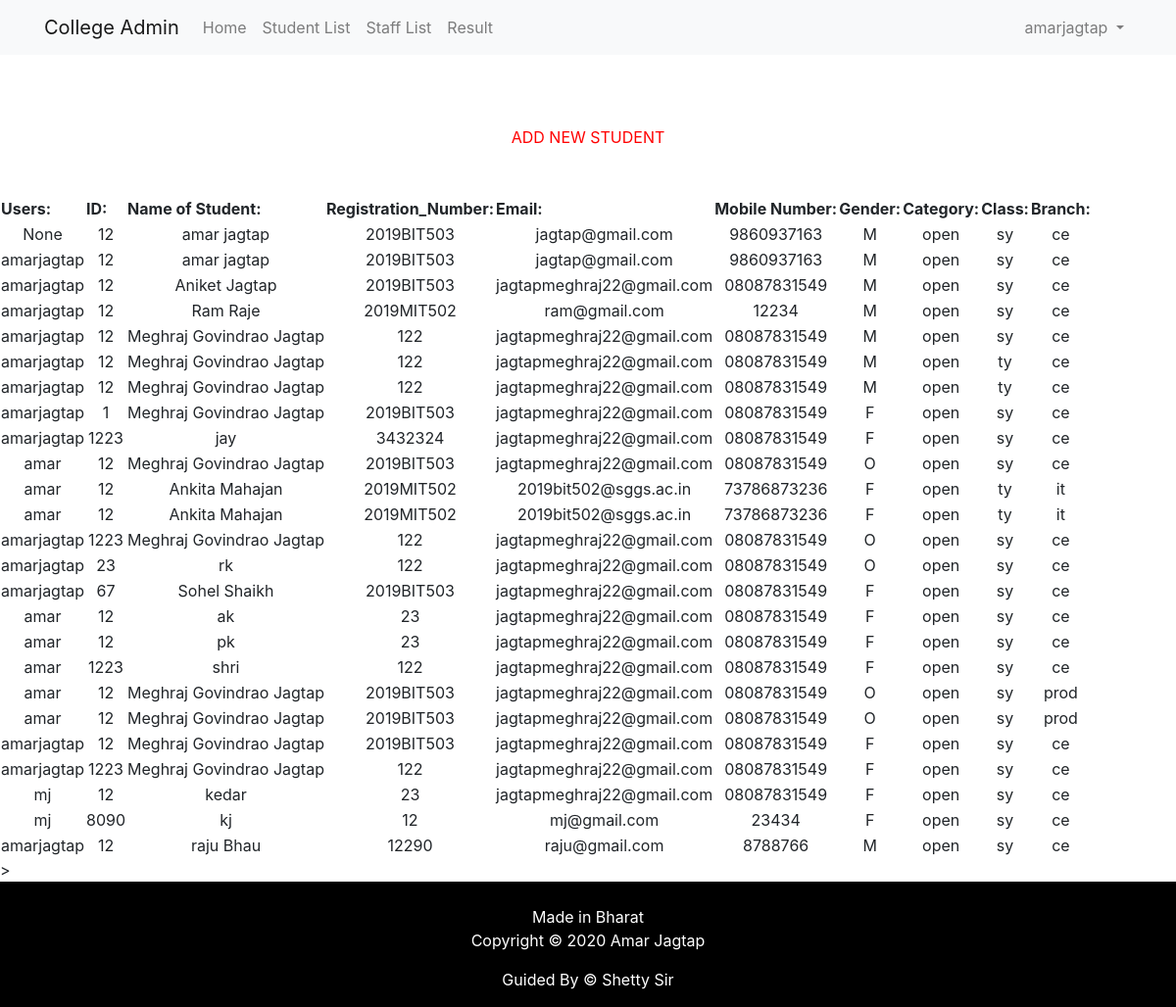
/show (signed in), run on the app's committed database.
### accounts/models.py (models this page shows, shortened)
class Account(models.Model):
    user = models.ForeignKey(User, on_delete=models.CASCADE, null=True,blank=True)
    eid = models.CharField(max_length=20)
    name = models.CharField(max_length=100)
    reg_no= models.CharField(max_length=100)
    email = models.EmailField()
    mob = models.CharField(max_length=100)
    gender = models.CharField(choices=GENDER_CATEGORY, max_length=2)
    category = models.CharField(max_length=6, choices=select_category, default='OPEN')
    Class = models.CharField(max_length=6, choices=select_class, default='SY')
    branch =models.CharField(max_length=6, choices=select_branch, default='IT')

### accounts/views.py (the view)
# urls.py: path('show',views.show),
def show(request):
    accounts = Account.objects.all()
    return render(request,"show.html",{'accounts':accounts})

### accounts/templates/show.html (shortened to what this page needs)
<!doctype html>
<html lang="en">
<head>
  <link rel="stylesheet" href="https://stackpath.bootstrapcdn.com/bootstrap/4.1.3/css/bootstrap.min.css">
</head>
<body>
  <nav class="navbar navbar-expand-lg navbar-light bg-light mb-4">
    <div class="container">
      <a class="navbar-brand" href="{% url 'home' %}">College Admin</a>
      <div class="collapse navbar-collapse" id="navbarSupportedContent">
        <ul class="navbar-nav mr-auto">
          <li class="nav-item">
            <a class="nav-link" href="{% url 'home' %}">Home</a>
          </li>
          {% if user.is_authenticated %}
            <li class="nav-item">
              <a class="nav-link" href="show">Student List</a>
            </li>
            <li class="nav-item">
              <a class="nav-link" href="show1">Staff List</a>
            </li>
              <li class="nav-item">
              <a class="nav-link" href="show2">Result</a>
            </li>
          {% endif %}
        </ul>
        {% if user.is_authenticated %}
          <ul class="navbar-nav">
            <li class="nav-item dropdown">
              <a class="nav-link dropdown-toggle" href="#" id="navbarDropdown" role="button" data-toggle="dropdown" aria-haspopup="true" aria-expanded="false">
                {{ user.username }}
              </a>
            </li>
          </ul>
        {% else %}
          <form class="form-inline my-2 my-lg-0">
            <a href="{% url 'login' %}" class="btn btn-outline-secondary">Log in</a>
            <a href="{% url 'signup' %}" class="btn btn-primary ml-2">Sign up</a>
          </form>
        {% endif %}
      </div>
    </div>
  </nav>
</body>
</html>
<center><a href="emp" style="color:red">ADD NEW STUDENT</a></center>
{% load static %}
{% block content %}
<div>
  <table id='mytable'>
    <thead>
  <tr>
      <th>Users:</th>
      <th>ID:</th>
       <th>Name of Student:</th>
      <th>Registration_Number:</th>
          <th>Email:</th>
        <th>Mobile Number:</th>
          <th>Gender:</th>
       <th>Category:</th>
       <th>Class:</th>
       <th>Branch:</th>
  </tr>
  </thead>
  <tbody>
          {% for entry in accounts %}
          <tr>
                 <td align="center"> {{ entry.user}} </td>
              <td align="center"> {{ entry.eid}} </td>
          <td align="center"> {{ entry.name }} </td>
          <td align="center"> {{ entry.reg_no}} </td>
          <td align="center"> {{ entry.email}} </td>
          <td align="center"> {{ entry.mob}} </td>
          <td align="center"> {{ entry.gender}} </td>
              <td align="center"> {{ entry.category}} </td>
               <td align="center"> {{ entry.Class}} </td>
               <td align="center"> {{ entry.branch}} </td>
        </tr>
        {% endfor %}
</tbody>
</table>
{% block js %}
<script src="https://ajax.googleapis.com/ajax/libs/jquery/3.3.1/jquery.min.js"></script>>
<link rel="stylesheet" type="text/css" href="https://cdn.datatables.net/v/dt/jszip-2.5.0/dt-1.10.20/af-2.3.4/b-1.6.1/b-colvis-1.6.1/b-flash-1.6.1/b-html5-1.6.1/b-print-1.6.1/cr-1.5.2/fc-3.3.0/fh-3.1.6/kt-2.5.1/r-2.2.3/rg-1.1.1/rr-1.2.6/sc-2.0.1/sl-1.3.1/datatables.min.css"/>
</div>
{% endblock js %}
{% endblock %}
</head>
<footer>
<br>
  <div class="container">
    <div class="row">
               <div class="col-md-12 col-sm-12">
                    <div style="color:#ffffff;"class="wow fadeInUp footer-copyright">
                         <p>Made in Bharat <br>
                         Copyright &copy;   2020  Amar Jagtap </p>
                      <p>Guided By &copy;   Shetty Sir</p>
                    </div>
               </div>
    </div>
  </div>
</footer>

### accounts/templates/show.html (style rules this page uses)
footer { padding: 0px 0px 0px 0px; background-color:black; margin:0px; }
p { text-align:center; }

### data on the page
Account: user "None", eid "12", name "amar jagtap", reg_no "2019BIT503", email "jagtap@gmail.com", mob "9860937163", gender "M", category "open", Class "sy", branch "ce"
Account: user "amarjagtap", eid "12", name "amar jagtap", reg_no "2019BIT503", email "jagtap@gmail.com", mob "9860937163", gender "M", category "open", Class "sy", branch "ce"
Account: user "amarjagtap", eid "12", name "Aniket Jagtap", reg_no "2019BIT503", email "jagtapmeghraj22@gmail.com", mob "08087831549", gender "M", category "open", Class "sy", branch "ce"
Account: user "amarjagtap", eid "12", name "Ram Raje", reg_no "2019MIT502", email "ram@gmail.com", mob "12234", gender "M", category "open", Class "sy", branch "ce"
Account: user "amarjagtap", eid "12", name "Meghraj Govindrao Jagtap", reg_no "122", email "jagtapmeghraj22@gmail.com", mob "08087831549", gender "M", category "open", Class "sy", branch "ce"
Account: user "amarjagtap", eid "12", name "Meghraj Govindrao Jagtap", reg_no "122", email "jagtapmeghraj22@gmail.com", mob "08087831549", gender "M", category "open", Class "ty", branch "ce"
Account: user "amarjagtap", eid "12", name "Meghraj Govindrao Jagtap", reg_no "122", email "jagtapmeghraj22@gmail.com", mob "08087831549", gender "M", category "open", Class "ty", branch "ce"
Account: user "amarjagtap", eid "1", name "Meghraj Govindrao Jagtap", reg_no "2019BIT503", email "jagtapmeghraj22@gmail.com", mob "08087831549", gender "F", category "open", Class "sy", branch "ce"
Account: user "amarjagtap", eid "1223", name "jay", reg_no "3432324", email "jagtapmeghraj22@gmail.com", mob "08087831549", gender "F", category "open", Class "sy", branch "ce"
Account: user "amar", eid "12", name "Meghraj Govindrao Jagtap", reg_no "2019BIT503", email "jagtapmeghraj22@gmail.com", mob "08087831549", gender "O", category "open", Class "sy", branch "ce"
Account: user "amar", eid "12", name "Ankita Mahajan", reg_no "2019MIT502", email "2019bit502@sggs.ac.in", mob "73786873236", gender "F", category "open", Class "ty", branch "it"
Account: user "amar", eid "12", name "Ankita Mahajan", reg_no "2019MIT502", email "2019bit502@sggs.ac.in", mob "73786873236", gender "F", category "open", Class "ty", branch "it"
Account: user "amarjagtap", eid "1223", name "Meghraj Govindrao Jagtap", reg_no "122", email "jagtapmeghraj22@gmail.com", mob "08087831549", gender "O", category "open", Class "sy", branch "ce"
Account: user "amarjagtap", eid "23", name "rk", reg_no "122", email "jagtapmeghraj22@gmail.com", mob "08087831549", gender "O", category "open", Class "sy", branch "ce"
Account: user "amarjagtap", eid "67", name "Sohel Shaikh", reg_no "2019BIT503", email "jagtapmeghraj22@gmail.com", mob "08087831549", gender "F", category "open", Class "sy", branch "ce"
Account: user "amar", eid "12", name "ak", reg_no "23", email "jagtapmeghraj22@gmail.com", mob "08087831549", gender "F", category "open", Class "sy", branch "ce"
Account: user "amar", eid "12", name "pk", reg_no "23", email "jagtapmeghraj22@gmail.com", mob "08087831549", gender "F", category "open", Class "sy", branch "ce"
Account: user "amar", eid "1223", name "shri", reg_no "122", email "jagtapmeghraj22@gmail.com", mob "08087831549", gender "F", category "open", Class "sy", branch "ce"
Account: user "amar", eid "12", name "Meghraj Govindrao Jagtap", reg_no "2019BIT503", email "jagtapmeghraj22@gmail.com", mob "08087831549", gender "O", category "open", Class "sy", branch "prod"
Account: user "amar", eid "12", name "Meghraj Govindrao Jagtap", reg_no "2019BIT503", email "jagtapmeghraj22@gmail.com", mob "08087831549", gender "O", category "open", Class "sy", branch "prod"
Account: user "amarjagtap", eid "12", name "Meghraj Govindrao Jagtap", reg_no "2019BIT503", email "jagtapmeghraj22@gmail.com", mob "08087831549", gender "F", category "open", Class "sy", branch "ce"
Account: user "amarjagtap", eid "1223", name "Meghraj Govindrao Jagtap", reg_no "122", email "jagtapmeghraj22@gmail.com", mob "08087831549", gender "F", category "open", Class "sy", branch "ce"
Account: user "mj", eid "12", name "kedar", reg_no "23", email "jagtapmeghraj22@gmail.com", mob "08087831549", gender "F", category "open", Class "sy", branch "ce"
Account: user "mj", eid "8090", name "kj", reg_no "12", email "mj@gmail.com", mob "23434", gender "F", category "open", Class "sy", branch "ce"
Account: user "amarjagtap", eid "12", name "raju Bhau", reg_no "12290", email "raju@gmail.com", mob "8788766", gender "M", category "open", Class "sy", branch "ce"

### other printed values
{{ user.username }} "amarjagtap"
